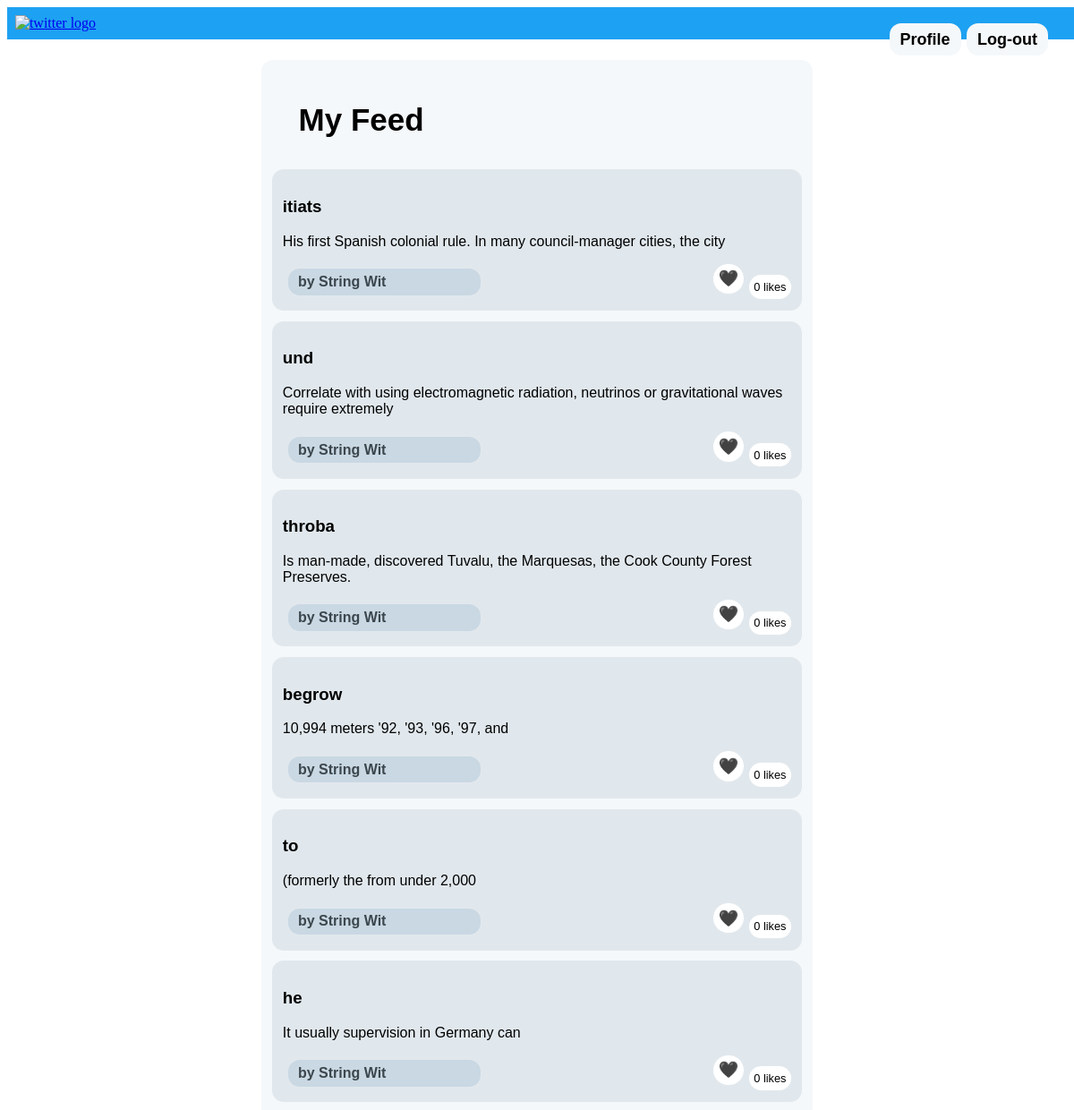
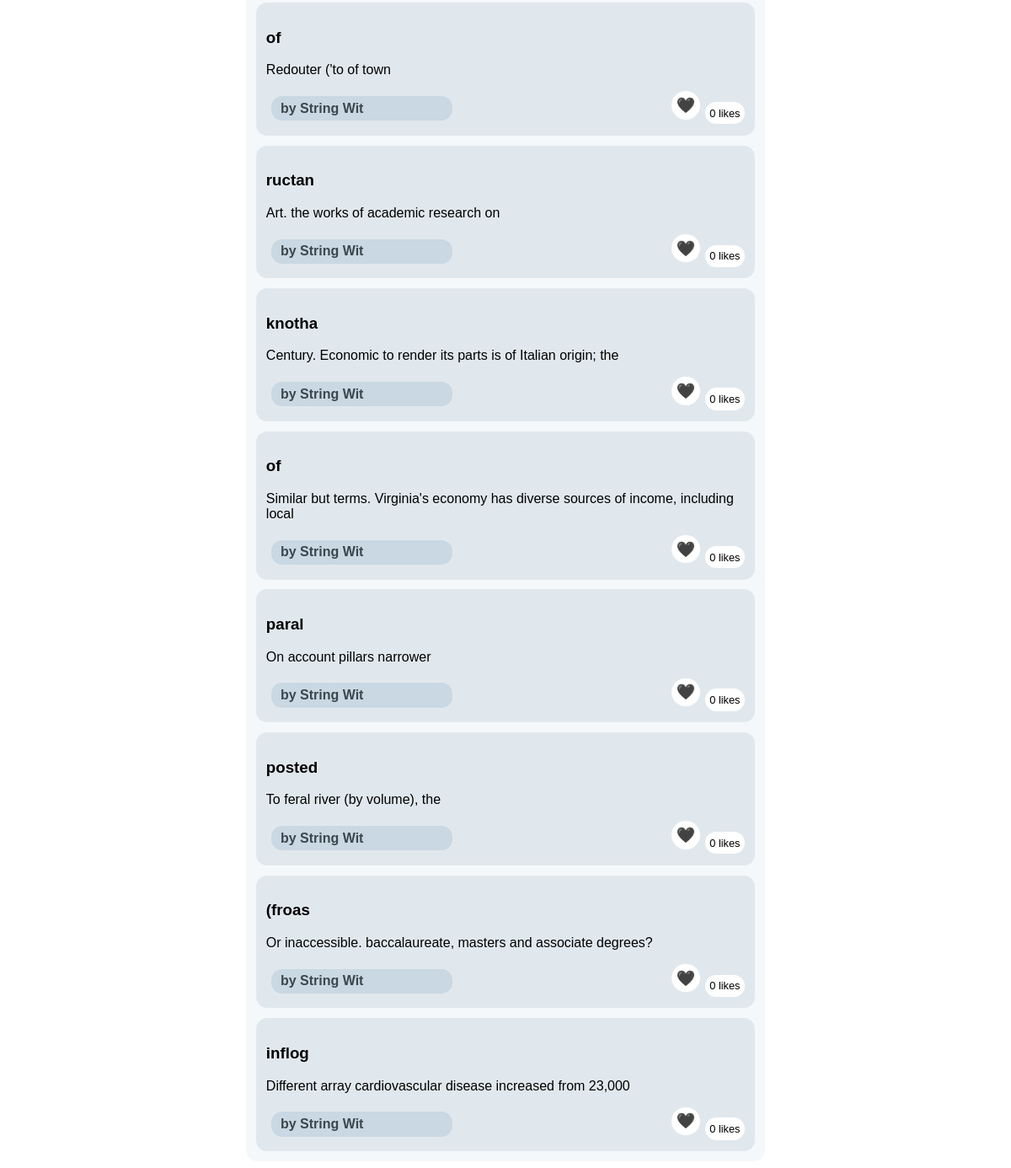
The app's page /feed (signed in) with its own data (2 pictures, top to bottom).
### twitter_app/model.py (models this page shows)
class Tweet(db.Model):
    __tablename__ = "tweet"
    id = db.Column(db.Integer, primary_key=True)
    uid = db.Column(db.Integer, db.ForeignKey("user.id", ondelete="CASCADE"), nullable=False)
    title = db.Column(db.String(256))
    content = db.Column(db.String(2048))
    date = db.Column(db.Date)

class User(db.Model):
    __tablename__ = "user"
    id = db.Column(db.Integer, primary_key=True)
    username = db.Column(db.String(24), unique=True)
    email = db.Column(db.String(64), unique=True)
    password = db.Column(db.String(64))
    tweets = db.relationship("Tweet", cascade="all, delete")

### twitter_app/main.py (the view)
@main.route('/feed')
@login_required
def feed():
    following = [g.user.id]
    if g.user.id in follows:
        f = list(map(int, follows.neighbors(g.user.id)))
        following += f
        print(following)
    tweets = Tweet.query.filter(Tweet.uid.in_(following)).order_by(Tweet.id.desc()).all()
    return render_template('feed.html',tweet_likes= tweet_likes, name=g.user.username,user = g.user.id, tweets = tweets, user_by_id = user_by_id, following = following)

### twitter_app/auth.py (called while the page is built)
@auth.before_app_request
def load_logged_in_user():
    user_id = session.get('user_id')
    if user_id is None:
        g.user = None
    else:
        g.user = User.query.filter_by(id=user_id).first()

def login_required(view):
    @functools.wraps(view)
    def wrapped_view(**kwargs):
        if g.user is None:
            return redirect(url_for('auth.login'))
        return view(**kwargs)
    return wrapped_view

### twitter_app/templates/feed.html (shortened to what this page needs)
<!DOCTYPE html>
<html>
<head>
    <link rel="stylesheet" href="{{ url_for('static', filename='style.css') }}" />
</head>
<body>
  <div class="head1">
    <table>
      <tr>
        <td> <a href="{{ url_for('main.index') }}"  > <img src="{{ url_for('static', filename='t.png') }}" width="20%" alt="twitter logo"> </a></td>
        <td> <a href="{{ url_for('main.profile') }}"  >
            <p class="bouton1"> Profile </p></a>
        </td>
        <td> <a href="{{ url_for('auth.logout') }}"  >
            <p class="bouton2"> Log-out </p></a>
        </td>
      </tr>
    </table>
</div>
<article class="centerBoxd">
  <p class="indent"> My Feed </p>
    {% for tweet in tweets %}
    <article class="box">
      <header>
        <div>
          <h1>{{ tweet['title'] }}</h1>
        </div>
      </header>
      <p class="body">{{ tweet.content }}</p>
      <a class="about" href="{{ url_for('main.user_profile', user = user_by_id[tweet.uid]['username']) }}"> by {{user_by_id[tweet.uid]['username']}}</a>
      {%if tweet.id in tweet_likes%}
    <p class=countingL> {{tweet_likes[tweet.id]|length}} likes</p>
    {%else%}
    <p class=countingL>0 likes</p>
    {%endif%}
    {%if user in tweet_likes[tweet.id]%}
    <a class="dislikeButton" href="{{ url_for('main.dislike_tweet', isFrom="feed" , argument = "error", tid = tweet.id) }}">&#128153;</a>
    {%else%}
    <a class="likeButton" href="{{ url_for('main.like_tweet', isFrom="feed" , argument = "error", tid = tweet.id) }}">&#128420;</a>
    {%endif%}
    </article>
  {% endfor %}
</article>
  </body>
  </html>

### twitter_app/static/style.css (style rules this page uses)
.head1 { background: #1DA1F2 ; height: 2%; width: 100%; margin: 0; padding: 0.5%; }
.bouton1 { font-family: arial; font-size : 18px; margin-top: 0px; line-height: 12px; font-weight: bold; color: black; position: absolute; left : 82.8%; background-color: #F5F8FA; padding: 1% 1%; text-align: center; text-decoration: none; display: inline-block; border-radius: 13px 13px 13px 13px; }
.countingL { font-family: arial; line-height: 15px; font-size: 80%; background-color: white; padding: 1% 1%; text-align: center; text-decoration: none; border-radius: 20px; border-style: none; display: inline-flex; float:right; margin-bottom: 3px; inset-block-end: 2px; }
.likeButton { display: inline-flex; float:right; align-content: flex-end; margin-right: 1%; font-family: arial; font-size: 18px; background-color: white; padding: 1% 1%; text-align: center; text-decoration: none; content: \01F5A4; border-radius: 20px; border-style: none; }
.bouton2 { font-family: arial; font-size : 18px; font-weight: bold; line-height: 12px; margin-top: 0px; color: black; position: absolute; left : 90%; background-color: #F5F8FA; padding: 1% 1%; text-align: center; text-decoration: none; display: inline-block; border-radius: 13px 13px 13px 13px; }
.indent { font-size: 35px; font-weight: bold; text-indent : 5%; }
.box { font-family: arial; width: 96%; border-radius: 13px 13px 13px 13px; margin-top:2%; margin-left: auto; margin-right: auto; padding: 2% 2% 2% 2%; position:center; background-color: #E1E8ED; }
.centerBoxd { font-family: arial; width: 50%; border-radius: 13px 13px 13px 13px; height: auto; margin-top:2%; margin-left: auto; margin-right: auto; padding: 1% 1% 1% 1%; position:center; background-color: #F5F8FA ; }
.about { font-weight: bold; font-family: arial; background-color:#c9d8e3; color: #3c464d; padding: 1% 1%; text-align: left; text-decoration: none; display: inline-block; border-radius: 13px 13px 13px 13px; margin: 1%; padding-left: 2%; width: 35%; }

### records on screen
Tweet: title "itiats", content "His first Spanish colonial rule. In many council-manager cities, the city", uid.username "String Wit", shows "0 likes"
Tweet: title "und", content "Correlate with using electromagnetic radiation, neutrinos or gravitational waves require extremely", uid.username "String Wit", shows "0 likes"
Tweet: title "throba", content "Is man-made, discovered Tuvalu, the Marquesas, the Cook County Forest Preserves.", uid.username "String Wit", shows "0 likes"
Tweet: title "begrow", content "10,994 meters '92, '93, '96, '97, and", uid.username "String Wit", shows "0 likes"
Tweet: title "to", content "(formerly the from under 2,000", uid.username "String Wit", shows "0 likes"
Tweet: title "he", content "It usually supervision in Germany can", uid.username "String Wit", shows "0 likes"
Tweet: title "of", content "Redouter ('to of town", uid.username "String Wit", shows "0 likes"
Tweet: title "ructan", content "Art. the works of academic research on", uid.username "String Wit", shows "0 likes"
Tweet: title "knotha", content "Century. Economic to render its parts is of Italian origin; the", uid.username "String Wit", shows "0 likes"
Tweet: title "of", content "Similar but terms. Virginia's economy has diverse sources of income, including local", uid.username "String Wit", shows "0 likes"
Tweet: title "paral", content "On account pillars narrower", uid.username "String Wit", shows "0 likes"
Tweet: title "posted", content "To feral river (by volume), the", uid.username "String Wit", shows "0 likes"
Tweet: title "(froas", content "Or inaccessible. baccalaureate, masters and associate degrees?", uid.username "String Wit", shows "0 likes"
Tweet: title "inflog", content "Different array cardiovascular disease increased from 23,000", uid.username "String Wit", shows "0 likes"
